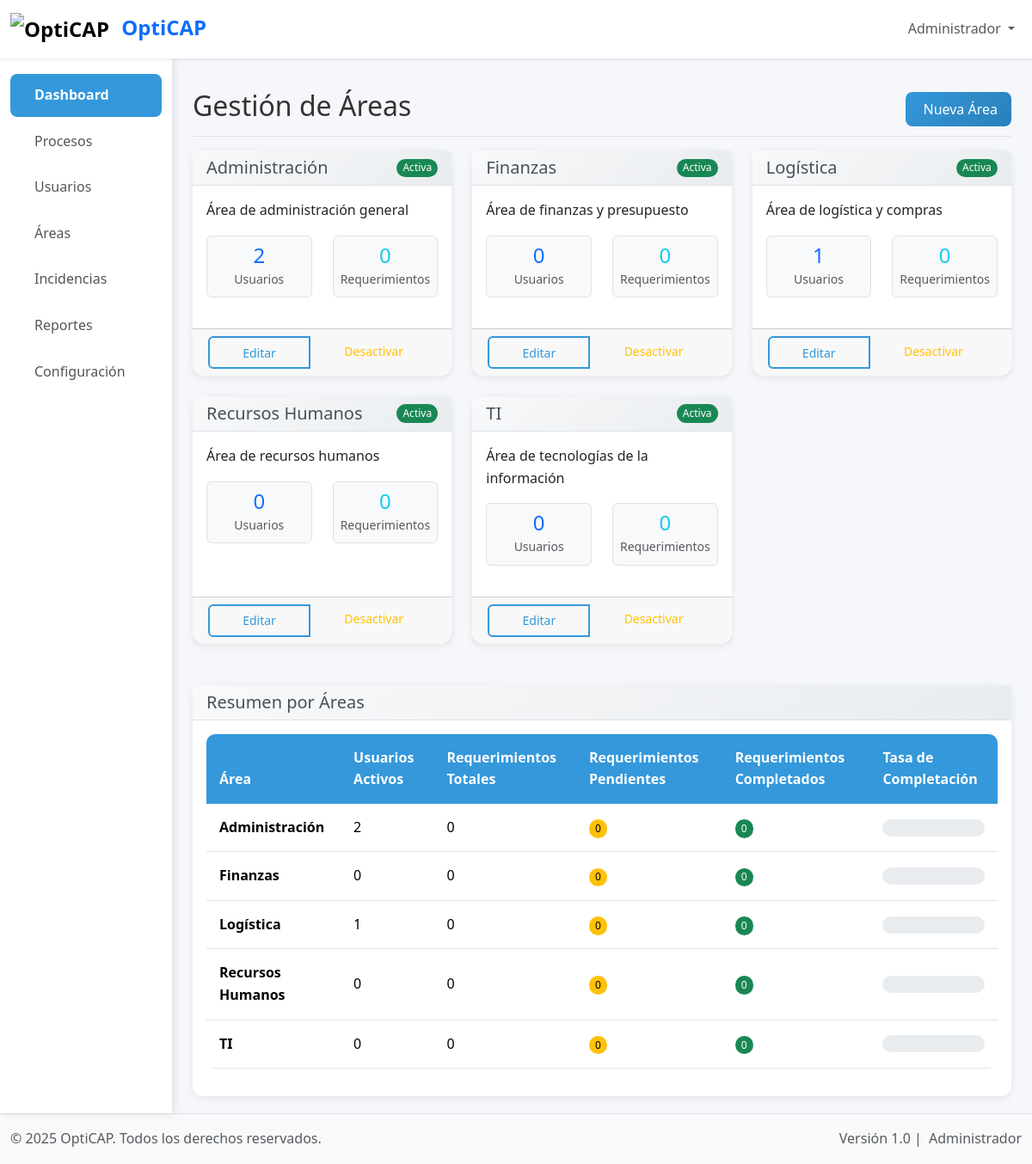
Screenshot of /modules/areas/areas.php (signed in) with the database file from the repository.
### tables this page shows
CREATE TABLE areas (
    id INT PRIMARY KEY AUTO_INCREMENT,
    nombre VARCHAR(255) NOT NULL,
    descripcion TEXT,
    activo BOOLEAN DEFAULT TRUE,
    fecha_creacion TIMESTAMP DEFAULT CURRENT_TIMESTAMP
);

CREATE TABLE configuraciones_sistema (
    id INT PRIMARY KEY AUTO_INCREMENT,
    nombre_sistema VARCHAR(255) DEFAULT 'OptiCAP',
    logo_url VARCHAR(500),
    smtp_host VARCHAR(255),
    smtp_port INT,
    smtp_user VARCHAR(255),
    smtp_pass VARCHAR(255),
    from_email VARCHAR(255),
    from_name VARCHAR(255),
    email_activo BOOLEAN DEFAULT FALSE,
    fecha_actualizacion TIMESTAMP DEFAULT CURRENT_TIMESTAMP ON UPDATE CURRENT_TIMESTAMP
);

### modules/areas/areas.php (the view, shortened to what this page needs)
<?php
$database = new Database();
$db = $database->getConnection();
$query = "SELECT a.*,
                 (SELECT COUNT(*) FROM usuarios u WHERE u.area_id = a.id AND u.activo = 1) as total_usuarios,
                 (SELECT COUNT(*) FROM requerimientos r WHERE r.area_id = a.id) as total_requerimientos
          FROM areas a
          ORDER BY a.nombre";
$stmt = $db->prepare($query);
$stmt->execute();
$areas = $stmt->fetchAll(PDO::FETCH_ASSOC);
?>
<!DOCTYPE html>
<html lang="es">
<head>
    <link href="/opticap/assets/css/bootstrap.min.css" rel="stylesheet">
    <link href="/opticap/assets/css/style.css" rel="stylesheet">
</head>
<body>
    <?php include '../../includes/header.php'; ?>
    <div class="container-fluid">
        <div class="row">
            <?php include '../../includes/sidebar.php'; ?>
            <main class="col-md-9 ms-sm-auto col-lg-10 px-md-4">
                <div class="d-flex justify-content-between flex-wrap flex-md-nowrap align-items-center pt-3 pb-2 mb-3 border-bottom">
                    <h1 class="h2">Gestión de Áreas</h1>
                    <button type="button" class="btn btn-primary" data-bs-toggle="modal" data-bs-target="#modalArea">
                        <i class="fas fa-plus me-1"></i> Nueva Área
                    </button>
                </div>
                <div class="row">
                    <?php foreach ($areas as $area): ?>
                    <div class="col-md-6 col-lg-4 mb-4">
                        <div class="card h-100">
                            <div class="card-header d-flex justify-content-between align-items-center">
                                <h5 class="card-title mb-0"><?php echo $area['nombre']; ?></h5>
                                <span class="badge bg-<?php echo $area['activo'] ? 'success' : 'secondary'; ?>">
                                    <?php echo $area['activo'] ? 'Activa' : 'Inactiva'; ?>
                                </span>
                            </div>
                            <div class="card-body">
                                <?php if ($area['descripcion']): ?>
                                <p class="card-text"><?php echo $area['descripcion']; ?></p>
                                <?php endif; ?>
                                <div class="row text-center">
                                    <div class="col-6">
                                        <div class="border rounded p-2 bg-light">
                                            <h4 class="text-primary mb-0"><?php echo $area['total_usuarios']; ?></h4>
                                            <small class="text-muted">Usuarios</small>
                                        </div>
                                    </div>
                                    <div class="col-6">
                                        <div class="border rounded p-2 bg-light">
                                            <h4 class="text-info mb-0"><?php echo $area['total_requerimientos']; ?></h4>
                                            <small class="text-muted">Requerimientos</small>
                                        </div>
                                    </div>
                                </div>
                            </div>
                            <div class="card-footer">
                                <div class="btn-group w-100">
                                    <button type="button" class="btn btn-sm btn-outline-primary"
                                            onclick="editarArea(<?php echo htmlspecialchars(json_encode($area)); ?>)">
                                        <i class="fas fa-edit"></i> Editar
                                    </button>
                                    <a href="acciones_areas.php?action=<?php echo $area['activo'] ? 'desactivar' : 'activar'; ?>&id=<?php echo $area['id']; ?>"
                                       class="btn btn-sm btn-outline-<?php echo $area['activo'] ? 'warning' : 'success'; ?>">
                                        <?php echo $area['activo'] ? 'Desactivar' : 'Activar'; ?>
                                    </a>
                                </div>
                            </div>
                        </div>
                    </div>
                    <?php endforeach; ?>
                </div>
                <div class="card mt-4">
                    <div class="card-header">
                        <h5 class="card-title mb-0">Resumen por Áreas</h5>
                    </div>
                    <div class="card-body">
                        <div class="table-responsive">
                            <table class="table table-sm">
                                <thead>
                                    <tr>
                                        <th>Área</th>
                                        <th>Usuarios Activos</th>
                                        <th>Requerimientos Totales</th>
                                        <th>Requerimientos Pendientes</th>
                                        <th>Requerimientos Completados</th>
                                        <th>Tasa de Completación</th>
                                    </tr>
                                </thead>
                                <tbody>
                                    <?php
                                    $query_estadisticas = "SELECT
                                        a.nombre,
                                        COUNT(DISTINCT u.id) as usuarios_activos,
                                        COUNT(r.id) as requerimientos_totales,
                                        SUM(CASE WHEN r.estado = 'pendiente' THEN 1 ELSE 0 END) as pendientes,
                                        SUM(CASE WHEN r.estado = 'completado' THEN 1 ELSE 0 END) as completados
                                        FROM areas a
                                        LEFT JOIN usuarios u ON a.id = u.area_id AND u.activo = 1
                                        LEFT JOIN requerimientos r ON a.id = r.area_id
                                        WHERE a.activo = 1
                                        GROUP BY a.id, a.nombre
                                        ORDER BY a.nombre";
                                    $stmt_estadisticas = $db->prepare($query_estadisticas);
                                    $stmt_estadisticas->execute();
                                    $estadisticas = $stmt_estadisticas->fetchAll(PDO::FETCH_ASSOC);
                                    foreach ($estadisticas as $est):
                                    ?>
                                    <tr>
                                        <td><strong><?php echo $est['nombre']; ?></strong></td>
                                        <td><?php echo $est['usuarios_activos']; ?></td>
                                        <td><?php echo $est['requerimientos_totales']; ?></td>
                                        <td>
                                            <span class="badge bg-warning"><?php echo $est['pendientes']; ?></span>
                                        </td>
                                        <td>
                                            <span class="badge bg-success"><?php echo $est['completados']; ?></span>
                                        </td>
                                        <td>
                                            <div class="progress" style="height: 20px;">
                                            </div>
                                        </td>
                                    </tr>
                                    <?php endforeach; ?>
                                </tbody>
                            </table>
                        </div>
                    </div>
                </div>
            </main>
        </div>
    </div>
    <?php include '../../includes/footer.php'; ?>
</body>
</html>

### includes/header.php (shortened to what this page needs)
<header class="navbar navbar-expand-lg navbar-light bg-white shadow-sm">
    <div class="container-fluid">
        <a class="navbar-brand" href="/opticap/dashboard.php">
            <img src="/opticap/assets/img/logo.png" alt="OptiCAP" height="40" class="d-inline-block align-text-top">
            <span class="ms-2 fw-bold text-primary">OptiCAP</span>
        </a>
        <div class="collapse navbar-collapse" id="navbarNav">
            <ul class="navbar-nav ms-auto">
                <li class="nav-item dropdown">
                    <a class="nav-link dropdown-toggle" href="#" id="navbarDropdown" role="button" data-bs-toggle="dropdown">
                        <?php echo $_SESSION['nombre']; ?>
                    </a>
                </li>
            </ul>
        </div>
    </div>
</header>

### includes/sidebar.php (shortened to what this page needs)
<nav id="sidebar" class="col-md-3 col-lg-2 d-md-block bg-light sidebar collapse">
    <div class="position-sticky pt-3">
        <ul class="nav flex-column">
            <li class="nav-item">
                <a class="nav-link active" href="/opticap/dashboard.php">
                    Dashboard
                </a>
            </li>
            <?php if (in_array($_SESSION['rol'], ['super_usuario', 'supervisor', 'administrador'])): ?>
            <li class="nav-item">
                <a class="nav-link" href="/opticap/modules/procesos/procesos.php">
                    Procesos
                </a>
            </li>
            <?php endif; ?>
            <?php if (in_array($_SESSION['rol'], ['supervisor', 'administrador'])): ?>
            <li class="nav-item">
                <a class="nav-link" href="/opticap/modules/usuarios/usuarios.php">
                    Usuarios
                </a>
            </li>
            <?php endif; ?>
            <?php if ($_SESSION['rol'] == 'administrador'): ?>
            <li class="nav-item">
                <a class="nav-link" href="/opticap/modules/areas/areas.php">
                    Áreas
                </a>
            </li>
            <?php endif; ?>
            <li class="nav-item">
                <a class="nav-link" href="/opticap/modules/incidencias/incidencias.php">
                    Incidencias
                </a>
            </li>
            <?php if (in_array($_SESSION['rol'], ['supervisor', 'administrador'])): ?>
            <li class="nav-item">
                <a class="nav-link" href="/opticap/modules/reportes/reportes.php">
                    Reportes
                </a>
            </li>
            <?php endif; ?>
            <?php if ($_SESSION['rol'] == 'administrador'): ?>
            <li class="nav-item">
                <a class="nav-link" href="/opticap/modules/configuracion/sistema.php">
                    Configuración
                </a>
            </li>
            <?php endif; ?>
        </ul>
    </div>
</nav>

### includes/footer.php (shortened to what this page needs)
<footer class="footer mt-auto py-3 bg-light border-top">
    <div class="container-fluid">
        <div class="row align-items-center">
            <div class="col-md-6">
                <span class="text-muted">
                    &copy; <?php echo date('Y'); ?> <?php
                    $database = new Database();
                    $db = $database->getConnection();
                    $query = "SELECT nombre_sistema FROM configuraciones_sistema ORDER BY id DESC LIMIT 1";
                    $stmt = $db->prepare($query);
                    $stmt->execute();
                    $config = $stmt->fetch(PDO::FETCH_ASSOC);
                    echo $config['nombre_sistema'] ?? 'OptiCAP';
                    ?>. Todos los derechos reservados.
                </span>
            </div>
            <div class="col-md-6 text-md-end">
                <span class="text-muted">
                    Versión 1.0 |
                    <i class="fas fa-user me-1"></i><?php echo $_SESSION['nombre'] ?? 'Usuario'; ?>
                </span>
            </div>
        </div>
    </div>
</footer>

### assets/css/style.css (style rules this page uses)
:root { --primary-color: #3498db; --secondary-color: #2c3e50; --success-color: #27ae60; --warning-color: #f39c12; --danger-color: #e74c3c; --light-color: #f8f9fa; --dark-color: #343a40; --border-color: #dee2e6; --sidebar-width: 280px; }
* { margin: 0; padding: 0; box-sizing: border-box; }
body { font-family: 'Segoe UI', Tahoma, Geneva, Verdana, sans-serif; background-color: #f5f7fa; color: #333; line-height: 1.6; }
.navbar-brand { font-weight: 700; font-size: 1.5rem; }
.navbar { box-shadow: 0 2px 10px rgba(0, 0, 0, 0.1); z-index: 1000; }
#sidebar { min-height: calc(100vh - 56px); box-shadow: 2px 0 10px rgba(0, 0, 0, 0.1); background: white !important; }
.sidebar .nav-link { color: #555; padding: 12px 20px; margin: 2px 0; border-radius: 8px; transition: all 0.3s ease; }
.sidebar .nav-link.active { background-color: var(--primary-color); color: white; font-weight: 600; }
main { padding-top: 20px; min-height: calc(100vh - 56px); }
.card { border: none; border-radius: 12px; box-shadow: 0 5px 15px rgba(0, 0, 0, 0.08); transition: transform 0.3s ease, box-shadow 0.3s ease; margin-bottom: 20px; }
.table { border-radius: 10px; overflow: hidden; }
.table thead th { background-color: var(--primary-color); color: white; border: none; font-weight: 600; padding: 15px; }
.table tbody td { padding: 15px; vertical-align: middle; border-color: var(--border-color); }
.badge { padding: 8px 12px; border-radius: 20px; font-weight: 500; font-size: 0.75rem; }
.btn { border-radius: 8px; padding: 8px 16px; font-weight: 500; transition: all 0.3s ease; border: none; }
.btn-primary { background: linear-gradient(135deg, #3498db, #2980b9); border: none; }
.btn-outline-primary { border: 2px solid var(--primary-color); color: var(--primary-color); }
.progress { height: 10px; border-radius: 10px; background-color: #e9ecef; }
.card { border: none; border-radius: 12px; box-shadow: 0 2px 10px rgba(0, 0, 0, 0.08); }
.card-header { background: white; border-bottom: 1px solid #e9ecef; font-weight: 600; }
.badge { font-weight: 500; padding: 6px 10px; }
.btn { border-radius: 8px; font-weight: 500; transition: all 0.3s ease; }
.table th { font-weight: 600; color: #495057; border-top: none; }
.table td { vertical-align: middle; }
.progress { border-radius: 10px; height: 8px; }
.progress { border-radius: 10px; height: 25px; }
.btn-group .btn { margin: 0 2px; border-radius: 6px; }
.btn-sm { padding: 0.4rem 0.6rem; }
.table th { background-color: #f8f9fa; border-bottom: 2px solid #dee2e6; }
.badge { font-size: 0.75em; padding: 0.4em 0.6em; }
.card-header { background: linear-gradient(135deg, #f8f9fa 0%, #e9ecef 100%); border-bottom: 1px solid #dee2e6; font-weight: 600; color: #495057; }
.badge.bg-warning { color: #000 !important; }

### rows the page displays
areas: nombre "Administración", activo "Activa", descripcion "Área de administración general", total_usuarios "2", total_requerimientos "0"
areas: nombre "Finanzas", activo "Activa", descripcion "Área de finanzas y presupuesto", total_usuarios "0", total_requerimientos "0"
areas: nombre "Logística", activo "Activa", descripcion "Área de logística y compras", total_usuarios "1", total_requerimientos "0"
areas: nombre "Recursos Humanos", activo "Activa", descripcion "Área de recursos humanos", total_usuarios "0", total_requerimientos "0"
areas: nombre "TI", activo "Activa", descripcion "Área de tecnologías de la información", total_usuarios "0", total_requerimientos "0"
configuraciones_sistema: nombre_sistema "OptiCAP"

### other values shown
$_SESSION['nombre'] "Administrador"
$est['nombre'] "Administración"
$est['usuarios_activos'] "2"
$est['requerimientos_totales'] "0"
$est['pendientes'] "0"
$est['completados'] "0"
$est['nombre'] "Finanzas"
$est['usuarios_activos'] "0"
$est['nombre'] "Logística"
$est['usuarios_activos'] "1"
$est['nombre'] "Recursos Humanos"
$est['nombre'] "TI"
